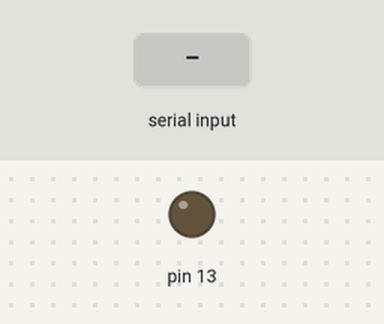
This sketch was run on a simulated Arduino Uno, built with avr-gcc and run on an emulated ATmega328P. On the bench: output pins drawn as LEDs (lit = HIGH). The test bench sets the inputs (shaded band).

Above: at 1.2 s.
1.3 s: "1" received over Serial
At 2.4 s:
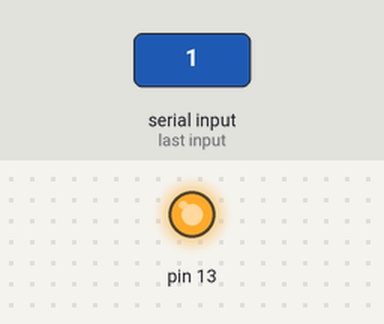
2.8 s: "0" received over Serial
At 3.5 s:
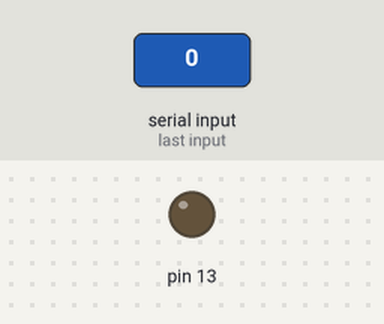
Timing chart, 0 to 5.8 s (numbered marks = the images above; inputs shaded):
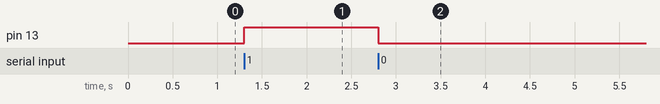

The sketch:

Arduino_sketch.ino
```cpp
void setup() {
  Serial.begin(9600);
  pinMode(13, OUTPUT);
  digitalWrite(13, LOW);
}

void loop() {
  byte var;
  var = Serial.read();
  switch(var){
    case '0':
      digitalWrite(13, LOW);
      break;
    case '1':
      digitalWrite(13, HIGH);
      break;
    default:
      break;
  }
}
```

Measured:
- after the input at 1.3 s, pin 13: LOW → HIGH at once
- after the input at 2.8 s, pin 13: HIGH → LOW at once
